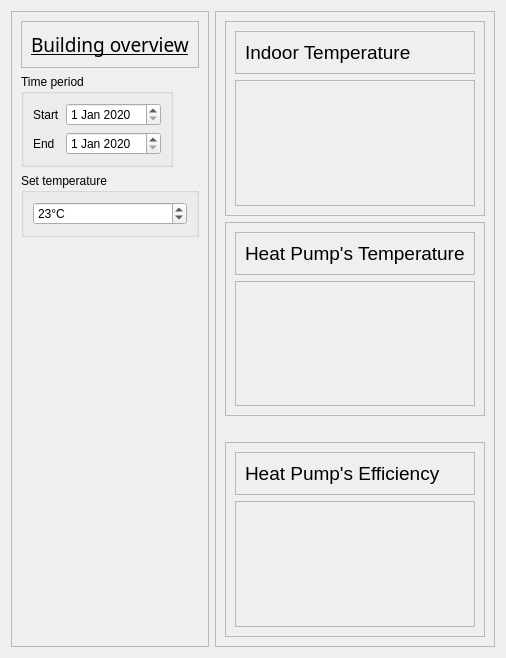
         <widget class="QWidget" name="BuildingQWidget">
          <layout class="QHBoxLayout" name="horizontalLayout_15">
           <item alignment="Qt::AlignTop">
            <widget class="QFrame" name="frame_40">
             <property name="sizePolicy">
              <sizepolicy hsizetype="Maximum" vsizetype="Maximum">
               <horstretch>0</horstretch>
               <verstretch>0</verstretch>
              </sizepolicy>
             </property>
             <property name="frameShape">
              <enum>QFrame::StyledPanel</enum>
             </property>
             <property name="frameShadow">
              <enum>QFrame::Raised</enum>
             </property>
             <layout class="QVBoxLayout" name="verticalLayout_32">
              <item>
               <widget class="QFrame" name="frame_41">
                <property name="sizePolicy">
                 <sizepolicy hsizetype="Minimum" vsizetype="Maximum">
                  <horstretch>0</horstretch>
                  <verstretch>0</verstretch>
                 </sizepolicy>
                </property>
                <property name="frameShape">
                 <enum>QFrame::StyledPanel</enum>
                </property>
                <property name="frameShadow">
                 <enum>QFrame::Raised</enum>
                </property>
                <layout class="QVBoxLayout" name="verticalLayout_33">
                 <item alignment="Qt::AlignLeft|Qt::AlignTop">
                  <widget class="QLabel" name="label_23">
                   <property name="font">
                    <font>
                     <family>Bahnschrift SemiBold</family>
                     <pointsize>14</pointsize>
                     <underline>true</underline>
                    </font>
                   </property>
                   <property name="text">
                    <string>Building overview</string>
                   </property>
                  </widget>
                 </item>
                </layout>
               </widget>
              </item>
              <item alignment="Qt::AlignLeft|Qt::AlignTop">
               <widget class="QGroupBox" name="groupBox_5">
                <property name="sizePolicy">
                 <sizepolicy hsizetype="Preferred" vsizetype="Maximum">
                  <horstretch>0</horstretch>
                  <verstretch>0</verstretch>
                 </sizepolicy>
                </property>
                <property name="autoFillBackground">
                 <bool>false</bool>
                </property>
                <property name="title">
                 <string>Time period</string>
                </property>
                <property name="flat">
                 <bool>false</bool>
                </property>
                <layout class="QFormLayout" name="formLayout_5">
                 <item row="0" column="0">
                  <widget class="QLabel" name="label_24">
                   <property name="text">
                    <string>Start</string>
                   </property>
                  </widget>
                 </item>
                 <item row="0" column="1">
                  <widget class="QDateEdit" name="startDateBuilding">
                   <property name="minimumDate">
                    <date>
                     <year>2020</year>
                     <month>1</month>
                     <day>1</day>
                    </date>
                   </property>
                  </widget>
                 </item>
                 <item row="1" column="0">
                  <widget class="QLabel" name="label_27">
                   <property name="text">
                    <string>End</string>
                   </property>
                  </widget>
                 </item>
                 <item row="1" column="1">
                  <widget class="QDateEdit" name="endDateBuilding">
                   <property name="minimumDate">
                    <date>
                     <year>2020</year>
                     <month>1</month>
                     <day>1</day>
                    </date>
                   </property>
                  </widget>
                 </item>
                </layout>
               </widget>
              </item>
              <item>
               <widget class="QGroupBox" name="groupBox_6">
                <property name="title">
                 <string>Set temperature</string>
                </property>
                <layout class="QVBoxLayout" name="verticalLayout_35">
                 <item>
                  <widget class="QSpinBox" name="setTemp_SpinBox">
                   <property name="suffix">
                    <string>°C</string>
                   </property>
                   <property name="value">
                    <number>23</number>
                   </property>
                  </widget>
                 </item>
                </layout>
               </widget>
              </item>
              <item>
               <spacer name="verticalSpacer_6">
                <property name="orientation">
                 <enum>Qt::Vertical</enum>
                </property>
                <property name="sizeType">
                 <enum>QSizePolicy::Fixed</enum>
                </property>
                <property name="sizeHint" stdset="0">
                 <size>
                  <width>20</width>
                  <height>400</height>
                 </size>
                </property>
               </spacer>
              </item>
             </layout>
            </widget>
           </item>
           <item>
            <widget class="QFrame" name="frame_32">
             <property name="frameShape">
              <enum>QFrame::StyledPanel</enum>
             </property>
             <property name="frameShadow">
              <enum>QFrame::Raised</enum>
             </property>
             <layout class="QVBoxLayout" name="verticalLayout_22">
              <item>
               <widget class="QFrame" name="frame_34">
                <property name="frameShape">
                 <enum>QFrame::StyledPanel</enum>
                </property>
                <property name="frameShadow">
                 <enum>QFrame::Raised</enum>
                </property>
                <layout class="QVBoxLayout" name="verticalLayout_28">
                 <item>
                  <widget class="QFrame" name="frame_35">
                   <property name="frameShape">
                    <enum>QFrame::StyledPanel</enum>
                   </property>
                   <property name="frameShadow">
                    <enum>QFrame::Raised</enum>
                   </property>
                   <layout class="QVBoxLayout" name="verticalLayout_29">
                    <item alignment="Qt::AlignLeft|Qt::AlignTop">
                     <widget class="QLabel" name="label_19">
                      <property name="font">
                       <font>
                        <family>Arial</family>
                        <pointsize>14</pointsize>
                       </font>
                      </property>
                      <property name="text">
                       <string>Indoor Temperature</string>
                      </property>
                     </widget>
                    </item>
                   </layout>
                  </widget>
                 </item>
                 <item>
                  <widget class="QFrame" name="indoorTempFrame">
                   <property name="sizePolicy">
                    <sizepolicy hsizetype="Preferred" vsizetype="Expanding">
                     <horstretch>0</horstretch>
                     <verstretch>0</verstretch>
                    </sizepolicy>
                   </property>
                   <property name="frameShape">
                    <enum>QFrame::StyledPanel</enum>
                   </property>
                   <property name="frameShadow">
                    <enum>QFrame::Raised</enum>
                   </property>
                  </widget>
                 </item>
                </layout>
               </widget>
              </item>
              <item>
               <widget class="QFrame" name="frame_36">
                <property name="frameShape">
                 <enum>QFrame::StyledPanel</enum>
                </property>
                <property name="frameShadow">
                 <enum>QFrame::Raised</enum>
                </property>
                <layout class="QVBoxLayout" name="verticalLayout_30">
                 <item>
                  <widget class="QFrame" name="frame_37">
                   <property name="sizePolicy">
                    <sizepolicy hsizetype="Preferred" vsizetype="Minimum">
                     <horstretch>0</horstretch>
                     <verstretch>0</verstretch>
                    </sizepolicy>
                   </property>
                   <property name="frameShape">
                    <enum>QFrame::StyledPanel</enum>
                   </property>
                   <property name="frameShadow">
                    <enum>QFrame::Raised</enum>
                   </property>
                   <layout class="QVBoxLayout" name="verticalLayout_31">
                    <item alignment="Qt::AlignLeft|Qt::AlignTop">
                     <widget class="QLabel" name="label_22">
                      <property name="font">
                       <font>
                        <family>Arial</family>
                        <pointsize>14</pointsize>
                       </font>
                      </property>
                      <property name="text">
                       <string>Heat Pump's Temperature</string>
                      </property>
                     </widget>
                    </item>
                   </layout>
                  </widget>
                 </item>
                 <item>
                  <widget class="QFrame" name="hpTempFrame">
                   <property name="sizePolicy">
                    <sizepolicy hsizetype="Preferred" vsizetype="Expanding">
                     <horstretch>0</horstretch>
                     <verstretch>0</verstretch>
                    </sizepolicy>
                   </property>
                   <property name="frameShape">
                    <enum>QFrame::StyledPanel</enum>
                   </property>
                   <property name="frameShadow">
                    <enum>QFrame::Raised</enum>
                   </property>
                  </widget>
                 </item>
                </layout>
               </widget>
              </item>
              <item>
               <spacer name="horizontalSpacer_4">
                <property name="orientation">
                 <enum>Qt::Horizontal</enum>
                </property>
                <property name="sizeHint" stdset="0">
                 <size>
                  <width>40</width>
                  <height>20</height>
                 </size>
                </property>
               </spacer>
              </item>
              <item>
               <widget class="QFrame" name="frame_42">
                <property name="frameShape">
                 <enum>QFrame::StyledPanel</enum>
                </property>
                <property name="frameShadow">
                 <enum>QFrame::Raised</enum>
                </property>
                <layout class="QVBoxLayout" name="verticalLayout_34">
                 <item>
                  <widget class="QFrame" name="frame_43">
                   <property name="frameShape">
                    <enum>QFrame::StyledPanel</enum>
                   </property>
                   <property name="frameShadow">
                    <enum>QFrame::Raised</enum>
                   </property>
                   <layout class="QVBoxLayout" name="verticalLayout_36">
                    <item alignment="Qt::AlignLeft|Qt::AlignTop">
                     <widget class="QLabel" name="label_28">
                      <property name="font">
                       <font>
                        <family>Arial</family>
                        <pointsize>14</pointsize>
                       </font>
                      </property>
                      <property name="text">
                       <string>Heat Pump's Efficiency</string>
                      </property>
                     </widget>
                    </item>
                   </layout>
                  </widget>
                 </item>
                 <item>
                  <widget class="QFrame" name="copFrame">
                   <property name="sizePolicy">
                    <sizepolicy hsizetype="Preferred" vsizetype="Expanding">
                     <horstretch>0</horstretch>
                     <verstretch>0</verstretch>
                    </sizepolicy>
                   </property>
                   <property name="frameShape">
                    <enum>QFrame::StyledPanel</enum>
                   </property>
                   <property name="frameShadow">
                    <enum>QFrame::Raised</enum>
                   </property>
                  </widget>
                 </item>
                </layout>
               </widget>
              </item>
             </layout>
            </widget>
           </item>
          </layout>
         </widget>
